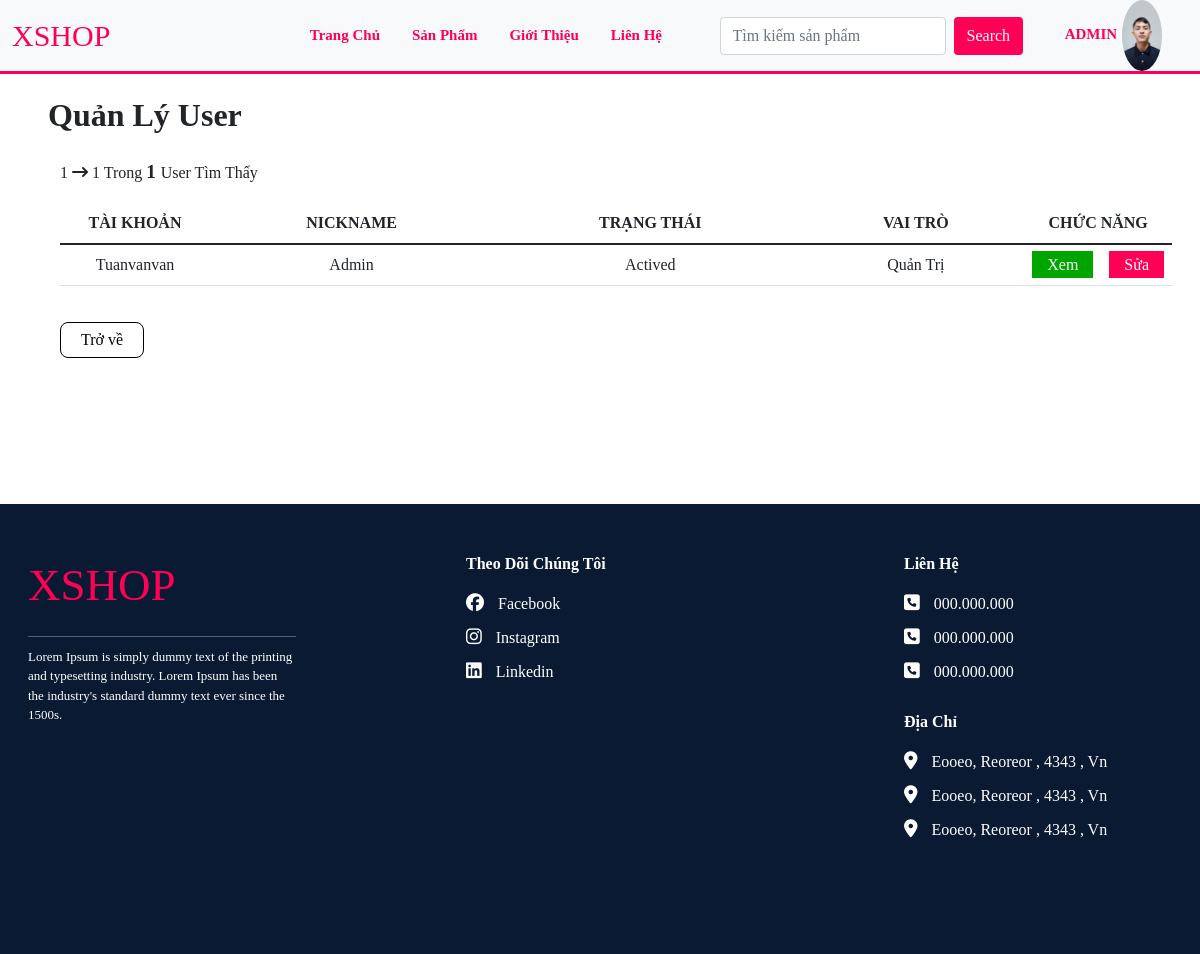
The app's page /admin/customers.php (signed in) with its own data.
### tables this page shows
CREATE TABLE `user` (
  `username` varchar(20) NOT NULL,
  `password` varchar(200) NOT NULL,
  `user_nickname` varchar(50) NOT NULL,
  `user_active` bit(1) NOT NULL,
  `user_avatar` varchar(255) NOT NULL,
  `user_email` varchar(255) NOT NULL,
  `user_role` bit(1) NOT NULL
);

### global.php (called while the page is built, shortened)
<?php
$host = 'localhost';
$dbname = 'xshop';
$usernameDB = 'root';
$passwordDB = '';
try {
     $connect = new PDO("mysql:host=$host;dbname=$dbname;charset=utf8", $usernameDB, $passwordDB);
} catch (PDOException $err) {
     echo "connect bug:<br>" . $err->getMessage();
}
function queryDB($sql, $fetchData = false, $fetchAll = true)
{
     global $connect;
     try {
          $stmt = $connect->prepare($sql);
          $stmt->execute();
          if ($fetchData) {
               if ($fetchAll) {
                    return $stmt->fetchAll(PDO::FETCH_ASSOC);
               }
               return $stmt->fetch(PDO::FETCH_ASSOC);
          }
     } catch (PDOException $err) {
          echo "Query to DB bug:<br>" . $err->getMessage();
     } finally {
          unset($stmt, $connect);
     }
}

### admin/customers.php (the view, shortened to what this page needs)
<?php
require_once '../global.php';
$sql = "SELECT
*
FROM
`user`
ORDER BY
`username` ASC";
$categoryArr = queryDB($sql, 1);
$productArr = array_chunk($categoryArr, 5);
if (isset($_GET['indexPage'])) {
     $indexPage = $_GET["indexPage"];
} else {
     $indexPage = 0;
}
$indexDisplay = $indexPage;
$nowIndexFrom = ($indexDisplay + 1) * 5;
$i = 0;
?>
<!DOCTYPE html>
<html lang="en">
<head>
     <link rel="stylesheet" href="../content/css/login.css">
     <link rel="stylesheet" href="../content/css/profile.css">
     <link rel="stylesheet" href="../content/css/manage.css">
     <link rel="stylesheet" href="../content/css/productdetail.css">
</head>
<body>
     <?php
     require_once "../site/menu.php";
     ?>
     <div class="row mx-0 manage-link-section p-3 ps-sm-5" style="min-height: 300px;">
          <h2 class="text-capitalize fw-bold fs-2 px-0">Quản lý user</h2>
          <div class="container">
               <div class="col result-found my-3">
                    <p class="text-capitalize mb-0">
                         <?= $nowIndexFrom - 4 ?> <i class="fa-solid fa-arrow-right-long"></i> <?= $nowIndexFrom > count($categoryArr) ? count($categoryArr) : $nowIndexFrom ?> trong <span style="font-weight: 700; font-size:larger">
                              <?= count($categoryArr) ?>
                         </span>
                         user tìm thấy
                    </p>
               </div>
               <?php if (count($productArr) > 0) : ?>
                    <table class="table table-manage">
                         <thead class="thead-dark">
                              <tr>
                                   <th>tài khoản</th>
                                   <th>nickname</th>
                                   <th>trạng thái</th>
                                   <th>vai trò</th>
                                   <th colspan="2">chức năng</th>
                              </tr>
                         </thead>
                         <tbody>
                              <?php foreach ($productArr[$indexDisplay] as $cate) : ?>
                                   <tr>
                                        <td class="table-item-id"><?= $cate['username'] ?></td>
                                        <td class="table-item-name"><?= $cate['user_nickname'] ?></td>
                                        <td><?= $cate['user_active'] == 1 ? 'actived' : 'not actived' ?></td>
                                        <td><?= $cate['user_role'] == 1 ? 'quản trị' : 'khách hàng' ?></td>
                                        <td class="table-function view-function">
                                             <a href="#" data-bs-toggle="modal" data-bs-target="#myModal<?= $i ?>">
                                                  Xem
                                             </a>
                                        </td>
                                        <td class="table-function"><a href="./customersedit.php?cateid=<?= $cate['username'] ?>">Sửa</a></td>
                                   </tr>
                                   <?php $i++ ?>
                              <?php endforeach; ?>
                         </tbody>
                    </table>
               <?php else : ?>
                    <p class="text-danger">Không có kết quả nào!</p>
               <?php endif; ?>
               <a class="insert_foot_btn back-btn" href="./adminmanager.php">Trở về</a>
          </div>
     </div>
     <?php require_once "../site/footer.php"; ?>
</body>
</html>

### content/css/manage.css (style rules this page uses)
.insert_foot_btn { margin-right: 10px; margin-top: 20px; padding: 5px 20px; text-decoration: none; color: #000; background: #fff; border: 1px solid #000; display: inline-block; width: auto; border-radius: 8px; }
table.table-manage > thead > tr > th { text-transform: uppercase; text-align: center; vertical-align: text-bottom; }
table.table-manage > tbody > tr > td { text-transform: capitalize; width: auto; text-align: center; }
table.table-manage > tbody > tr > td > a { text-decoration: none; color: #fff; background: #00a600; padding: 5px 15px; cursor: pointer; }
table.table-manage > tbody > tr > td.view-function > a { background: #00a600 !important; }
table.table-manage > tbody > tr > td:last-child > a { background: #ff0056; }
.table-item-id { width: 150px !important; max-width: 100%; }
.table-function { width: 20px !important; max-width: 100%; }
.manage-link-section > div.container { overflow-x: scroll; }
.back-btn { margin-bottom: 30px; }

### site/menu.php (style rules this page uses)
* { padding: 0; margin: 0; box-sizing: border-box; font-family: open-sans; }

### records on screen
user: username "Tuanvanvan", user_nickname "Admin", user_active "Actived", user_role "Quản Trị"

### other values on screen
$_SESSION['userLogin']['user_nickname'] "ADMIN"
$nowIndexFrom - 4 "1"
count($categoryArr) "1"
